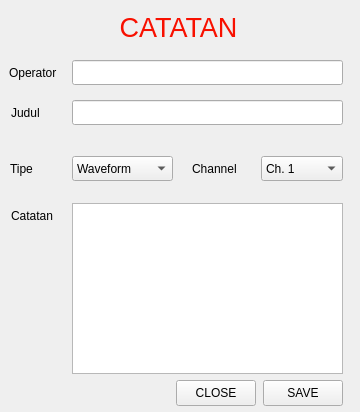
<?xml version="1.0" encoding="UTF-8"?>
<ui version="4.0">
 <class>Form_Note</class>
 <widget class="QWidget" name="Form_Note">
  <property name="geometry">
   <rect>
    <x>0</x>
    <y>0</y>
    <width>360</width>
    <height>412</height>
   </rect>
  </property>
  <property name="minimumSize">
   <size>
    <width>360</width>
    <height>412</height>
   </size>
  </property>
  <property name="maximumSize">
   <size>
    <width>360</width>
    <height>412</height>
   </size>
  </property>
  <property name="windowTitle">
   <string>Form</string>
  </property>
  <widget class="QLabel" name="label">
   <property name="geometry">
    <rect>
     <x>13</x>
     <y>7</y>
     <width>331</width>
     <height>41</height>
    </rect>
   </property>
   <property name="text">
    <string>&lt;!DOCTYPE HTML PUBLIC &quot;-//W3C//DTD HTML 4.0//EN&quot; &quot;http://www.w3.org/TR/REC-html40/strict.dtd&quot;&gt;
&lt;html&gt;&lt;head&gt;&lt;meta name=&quot;qrichtext&quot; content=&quot;1&quot; /&gt;&lt;style type=&quot;text/css&quot;&gt;
p, li { white-space: pre-wrap; }
&lt;/style&gt;&lt;/head&gt;&lt;body style=&quot; font-family:'Sans Serif'; font-size:9pt; font-weight:400; font-style:normal;&quot;&gt;
&lt;p align=&quot;center&quot; style=&quot; margin-top:0px; margin-bottom:0px; margin-left:0px; margin-right:0px; -qt-block-indent:0; text-indent:0px;&quot;&gt;&lt;span style=&quot; font-size:20pt; color:#f81000;&quot;&gt;CATATAN&lt;/span&gt;&lt;/p&gt;&lt;/body&gt;&lt;/html&gt;</string>
   </property>
  </widget>
  <widget class="QLabel" name="label_2">
   <property name="geometry">
    <rect>
     <x>9</x>
     <y>65</y>
     <width>57</width>
     <height>15</height>
    </rect>
   </property>
   <property name="text">
    <string>Operator</string>
   </property>
  </widget>
  <widget class="QLabel" name="label_3">
   <property name="geometry">
    <rect>
     <x>11</x>
     <y>105</y>
     <width>57</width>
     <height>15</height>
    </rect>
   </property>
   <property name="text">
    <string>Judul</string>
   </property>
  </widget>
  <widget class="QLabel" name="label_4">
   <property name="geometry">
    <rect>
     <x>10</x>
     <y>161</y>
     <width>57</width>
     <height>15</height>
    </rect>
   </property>
   <property name="text">
    <string>Tipe</string>
   </property>
  </widget>
  <widget class="QLabel" name="label_5">
   <property name="geometry">
    <rect>
     <x>192</x>
     <y>161</y>
     <width>57</width>
     <height>15</height>
    </rect>
   </property>
   <property name="text">
    <string>Channel</string>
   </property>
  </widget>
  <widget class="QLabel" name="label_6">
   <property name="geometry">
    <rect>
     <x>11</x>
     <y>208</y>
     <width>57</width>
     <height>15</height>
    </rect>
   </property>
   <property name="text">
    <string>Catatan</string>
   </property>
  </widget>
  <widget class="QLineEdit" name="edit_opt">
   <property name="geometry">
    <rect>
     <x>72</x>
     <y>60</y>
     <width>271</width>
     <height>25</height>
    </rect>
   </property>
  </widget>
  <widget class="QLineEdit" name="edit_judul">
   <property name="geometry">
    <rect>
     <x>72</x>
     <y>100</y>
     <width>271</width>
     <height>25</height>
    </rect>
   </property>
  </widget>
  <widget class="QComboBox" name="combo_tipe">
   <property name="geometry">
    <rect>
     <x>72</x>
     <y>156</y>
     <width>101</width>
     <height>25</height>
    </rect>
   </property>
   <item>
    <property name="text">
     <string>Waveform</string>
    </property>
   </item>
   <item>
    <property name="text">
     <string>Spektrum</string>
    </property>
   </item>
  </widget>
  <widget class="QComboBox" name="combo_ch">
   <property name="geometry">
    <rect>
     <x>261</x>
     <y>156</y>
     <width>82</width>
     <height>25</height>
    </rect>
   </property>
   <item>
    <property name="text">
     <string>Ch. 1</string>
    </property>
   </item>
   <item>
    <property name="text">
     <string>Ch. 2</string>
    </property>
   </item>
   <item>
    <property name="text">
     <string>Ch. 3</string>
    </property>
   </item>
   <item>
    <property name="text">
     <string>Ch. 4</string>
    </property>
   </item>
  </widget>
  <widget class="QPlainTextEdit" name="catatan">
   <property name="geometry">
    <rect>
     <x>72</x>
     <y>203</y>
     <width>271</width>
     <height>171</height>
    </rect>
   </property>
  </widget>
  <widget class="QPushButton" name="pb_save">
   <property name="geometry">
    <rect>
     <x>263</x>
     <y>380</y>
     <width>80</width>
     <height>26</height>
    </rect>
   </property>
   <property name="text">
    <string>SAVE</string>
   </property>
  </widget>
  <widget class="QPushButton" name="pb_close">
   <property name="geometry">
    <rect>
     <x>176</x>
     <y>380</y>
     <width>80</width>
     <height>26</height>
    </rect>
   </property>
   <property name="text">
    <string>CLOSE</string>
   </property>
  </widget>
 </widget>
 <resources/>
 <connections/>
</ui>
